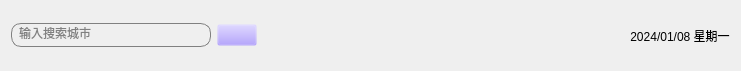
    <widget class="QWidget" name="widget_4" native="true">
     <property name="geometry">
      <rect>
       <x>20</x>
       <y>-10</y>
       <width>741</width>
       <height>71</height>
      </rect>
     </property>
     <layout class="QHBoxLayout" name="horizontalLayout_4">
      <item>
       <widget class="QLineEdit" name="leCity">
        <property name="minimumSize">
         <size>
          <width>200</width>
          <height>0</height>
         </size>
        </property>
        <property name="maximumSize">
         <size>
          <width>200</width>
          <height>16777215</height>
         </size>
        </property>
        <property name="styleSheet">
         <string notr="true">font: 10pt &quot;Microsoft YaHei UI&quot;;
color:grey;
background: transparent;
border: 1px solid grey;

border-radius: 10px;
padding: 3px 5px</string>
        </property>
        <property name="text">
         <string>输入搜索城市</string>
        </property>
        <property name="placeholderText">
         <string>城市</string>
        </property>
       </widget>
      </item>
      <item>
       <widget class="QPushButton" name="btnSearch">
        <property name="styleSheet">
         <string notr="true">background-color: rgba(157, 133, 255,0);</string>
        </property>
        <property name="text">
         <string/>
        </property>
        <property name="icon">
         <iconset resource="C:/Users/zmh55/Downloads/12-完成界面布局/main.qrc">
          <normaloff>:/res/search.png</normaloff>:/res/search.png</iconset>
        </property>
       </widget>
      </item>
      <item>
       <spacer name="horizontalSpacer_3">
        <property name="orientation">
         <enum>Qt::Horizontal</enum>
        </property>
        <property name="sizeHint" stdset="0">
         <size>
          <width>309</width>
          <height>20</height>
         </size>
        </property>
       </spacer>
      </item>
      <item>
       <widget class="QLabel" name="lblDate">
        <property name="styleSheet">
         <string notr="true">font: 20pt &quot;Arial&quot;;
background-color: rgba(255, 255, 255,0);</string>
        </property>
        <property name="text">
         <string>2024/01/08 星期一</string>
        </property>
        <property name="alignment">
         <set>Qt::AlignCenter</set>
        </property>
       </widget>
      </item>
     </layout>
    </widget>
